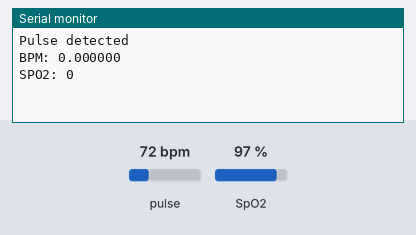
A program run on a simulated Teensy 4. On the bench: the last lines printed to the serial monitor. The inputs (shaded band) are chosen by the test bench; at power-on: pulse 72 bpm, SpO2 97 %. MIDI output is not drawn.

Above: at 1.2 s.
1.3 s: pulse set to 42 bpm
2.8 s: SpO2 set to 80 %
At 4.1 s:
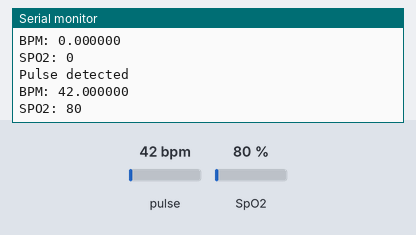
4.3 s: pulse set to 70 bpm
At 5.1 s:
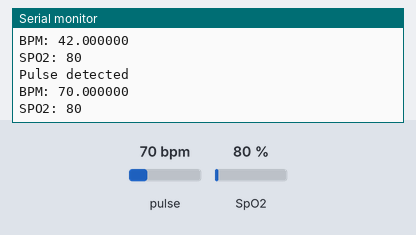
Timing chart, 0 to 7.3 s (numbered marks = the images above; inputs shaded):
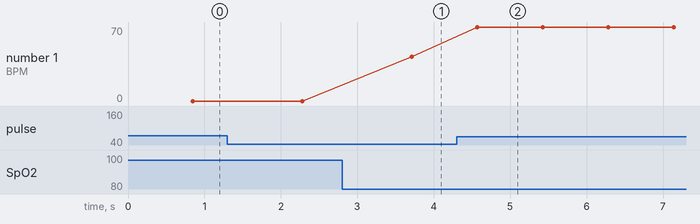

The program:

main.cpp
```cpp
#include <Arduino.h>
#include <MIDI.h>
#include <Wire.h>
#include "MAX30100_PulseOximeter.h"

MIDI_CREATE_INSTANCE(HardwareSerial, Serial2, MIDI_OUT_S2);
PulseOximeter pox;

void onPulseDetected()
{
  for (int i = 0; i < 16; ++i) {
    MIDI_OUT_S2.sendClock();
    delay(1);
  }

  Serial.println("Pulse detected");
  Serial.printf("BPM: %f\n", pox.getHeartRate());
  Serial.printf("SPO2: %u\n", uint32_t(pox.getSpO2()));
}

void setup() {
  Serial.begin(115200);
  while (!Serial && millis() < 5000)
    ;

  MIDI_OUT_S2.begin(MIDI_CHANNEL_OMNI);

  if (!pox.begin()) {
    Serial.println("ERROR: Failed to initialize pulse oximeter");
    while(true)
      ;
  }

pox.setIRLedCurrent(LEDCurrent::MAX30100_LED_CURR_50MA);
  pox.setOnBeatDetectedCallback(onPulseDetected);
}

void loop() {
  pox.update();
  // Serial.println("Note on");
  // MIDI_OUT_S2.sendNoteOn(36, 0xff, 1);
  // delay(1000);
  // Serial.println("Note off");
  // MIDI_OUT_S2.sendNoteOff(36, 0xff, 1);
  // delay(1000);
}
```

Measured:
- after the input at 2.8 s, the serial monitor: prints a new line after 0.91 s (image 1)
- after the input at 4.3 s, the serial monitor: prints a new line after 0.27 s (image 2)
- plotted number 1: 42 → 70 after the input at 4.3 s
